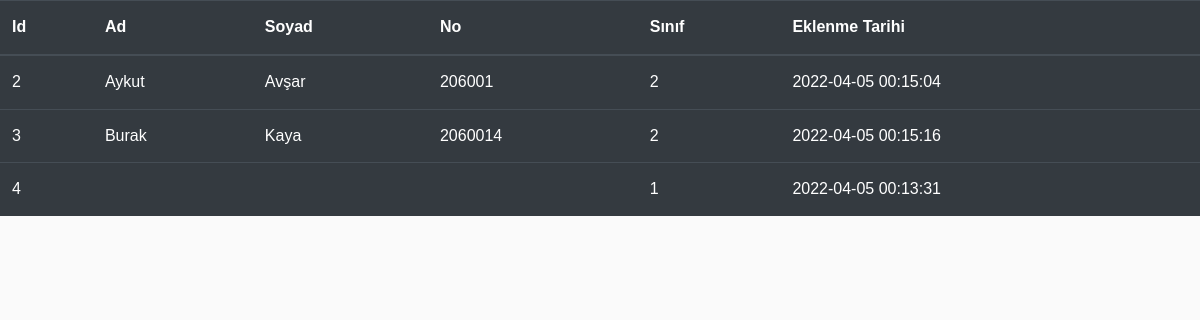
The page /index.php/ogrenci/getAll on the database its author committed.
### tables this page shows
CREATE TABLE `ogrenciler` (
  `id` int(11) NOT NULL,
  `ad` varchar(50) NOT NULL,
  `soyad` varchar(50) NOT NULL,
  `ogrenciNo` varchar(50) NOT NULL,
  `sinif` int(11) NOT NULL,
  `createdAt` timestamp NOT NULL DEFAULT current_timestamp() ON UPDATE current_timestamp()
);

### application/controllers/Ogrenci.php (called while the page is built, shortened)
<?php
class Ogrenci extends CI_Controller
{
    public function __construct()
    {
        $this->load->model("ogrenci_model");
    }
    public function getAll()
    {
        $items = $this->ogrenci_model->getAll();
        $viewData = array(
            "items" => $items,
        );
        $this->load->view("tablo", $viewData);
    }
}

### index.php (called while the page is built, shortened)
<?php
require_once BASEPATH.'core/CodeIgniter.php';

### application/models/Ogrenci_Model.php (called while the page is built, shortened)
<?php
class Ogrenci_Model extends CI_Model
{
    public $tableName = "ogrenciler";
    public function getAll()
    {
        return $this->db->get($this->tableName)->result();
    }
}

### application/views/tablo.php (the view)
<?php include "includes/header.php"; ?>
<table class="table table-hover table-dark" style="color:white">
    <thead>
        <tr>
            <th>Id</th>
            <th>Ad</th>
            <th>Soyad</th>
            <th>No</th>
            <th>Sınıf</th>
            <th>Eklenme Tarihi</th>
        </tr>
    </thead>
    <tbody><?php foreach ($items as $item) {
            ?>
            <tr>
                <td><?php echo $item->id ?></td>
                <td><?php echo $item->ad ?></td>
                <td><?php echo $item->soyad ?></td>
                <td><?php echo $item->ogrenciNo ?></td>
                <td><?php echo $item->sinif ?></td>
                <td><?php echo $item->createdAt ?></td>
            </tr><?php
                } ?>
    </tbody>
</table>
<?php include "includes/footer.php"; ?>

### application/views/includes/header.php (shortened to what this page needs)
<!doctype html>
<html lang="en">
<head>
    <link rel="stylesheet" href="https://stackpath.bootstrapcdn.com/font-awesome/4.7.0/css/font-awesome.min.css">
    <link rel="stylesheet" href="<?php echo base_url("assets/css/style.css") ?>">
</head>
<body>

### application/views/includes/footer.php (shortened to what this page needs)
</body>
</html>

### rows shown on the page
ogrenciler: id "2", ad "Aykut", soyad "Avşar", ogrenciNo "206001", sinif "2", createdAt "2022-04-05 00:15:04"
ogrenciler: id "3", ad "Burak", soyad "Kaya", ogrenciNo "2060014", sinif "2", createdAt "2022-04-05 00:15:16"
ogrenciler: id "4", sinif "1", createdAt "2022-04-05 00:13:31"
